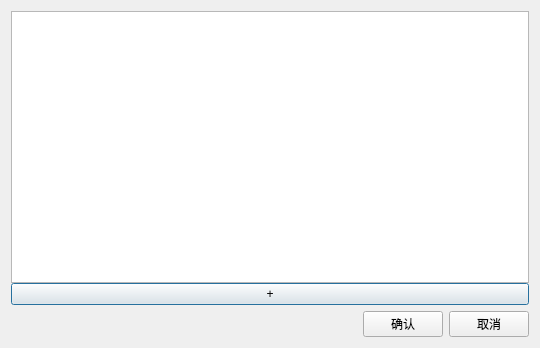
<?xml version="1.0" encoding="UTF-8"?>
<ui version="4.0">
 <class>TableWidgetDialog</class>
 <widget class="QDialog" name="TableWidgetDialog">
  <property name="geometry">
   <rect>
    <x>0</x>
    <y>0</y>
    <width>540</width>
    <height>348</height>
   </rect>
  </property>
  <property name="windowTitle">
   <string>TableWidgetDialog</string>
  </property>
  <layout class="QVBoxLayout" name="verticalLayout_3">
   <item>
    <layout class="QVBoxLayout" name="verticalLayout_2">
     <item>
      <layout class="QVBoxLayout" name="verticalLayout">
       <item>
        <widget class="QWidget" name="widget" native="true">
         <property name="styleSheet">
          <string notr="true">#widget{
	border-color:2px solid #ffffff;
}
</string>
         </property>
         <layout class="QVBoxLayout" name="verticalLayout_4">
          <property name="spacing">
           <number>0</number>
          </property>
          <property name="leftMargin">
           <number>0</number>
          </property>
          <property name="topMargin">
           <number>0</number>
          </property>
          <property name="rightMargin">
           <number>0</number>
          </property>
          <property name="bottomMargin">
           <number>0</number>
          </property>
          <item>
           <widget class="QTableWidget" name="tableWidget"/>
          </item>
          <item>
           <widget class="QPushButton" name="addRowPushButton">
            <property name="text">
             <string>+</string>
            </property>
           </widget>
          </item>
         </layout>
        </widget>
       </item>
      </layout>
     </item>
     <item>
      <layout class="QHBoxLayout" name="horizontalLayout">
       <item>
        <spacer name="horizontalSpacer">
         <property name="orientation">
          <enum>Qt::Horizontal</enum>
         </property>
         <property name="sizeHint" stdset="0">
          <size>
           <width>40</width>
           <height>20</height>
          </size>
         </property>
        </spacer>
       </item>
       <item>
        <widget class="QPushButton" name="okButton">
         <property name="text">
          <string>确认</string>
         </property>
        </widget>
       </item>
       <item>
        <widget class="QPushButton" name="cancelButton">
         <property name="text">
          <string>取消</string>
         </property>
        </widget>
       </item>
      </layout>
     </item>
    </layout>
   </item>
  </layout>
 </widget>
 <layoutdefault spacing="6" margin="11"/>
 <resources>
  <include location="QtClassLibrary.qrc"/>
 </resources>
 <connections/>
</ui>
